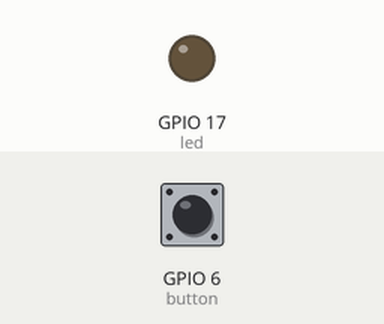
Bench run of a program on a simulated Raspberry Pi (BCM pin numbers). Shown: output pins drawn as LEDs (lit = HIGH). The inputs (shaded band) are chosen by the test bench; at power-on: GPIO 6 (button) HIGH.

Above: at 1.2 s.
1.3 s: GPIO 6 (button) pulled LOW for 0.15 s
At 1.37 s:
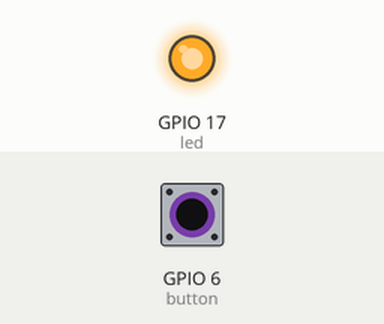
2.9 s: GPIO 6 (button) pulled LOW for 3.2 s
At 6.6 s:
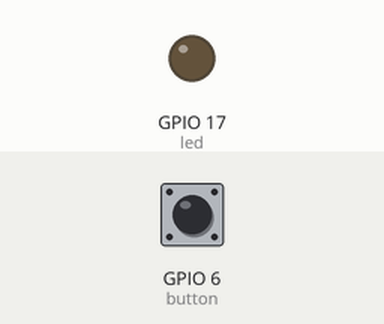
Timing chart, 0 to 8.1 s (numbered marks = the images above; inputs shaded):
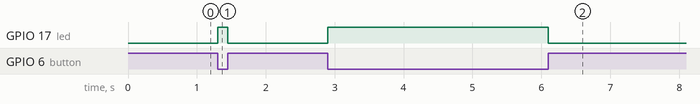

Measured:
- after the input at 1.3 s, GPIO 17 (led): LOW → HIGH at once, → LOW 0.15 s later
- after the input at 2.9 s, GPIO 17 (led): LOW → HIGH at once, → LOW 3.2 s later

The program:

momentary_switch.py
```python
# Momentary Switch Using When Pressed and When Released Attributes
from gpiozero import Button, LED
from signal import pause

button = Button(6)
led = LED(17)

button.when_pressed = led.on
button.when_released = led.off
pause()
```
